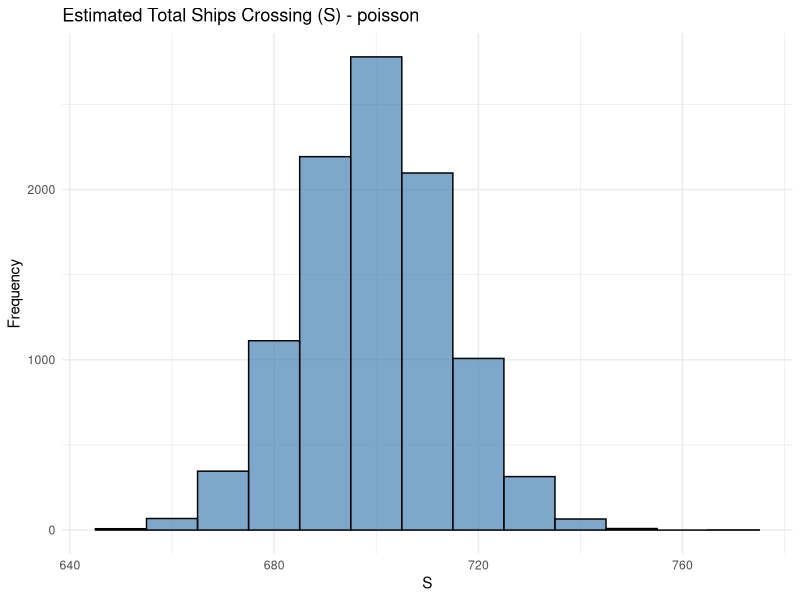
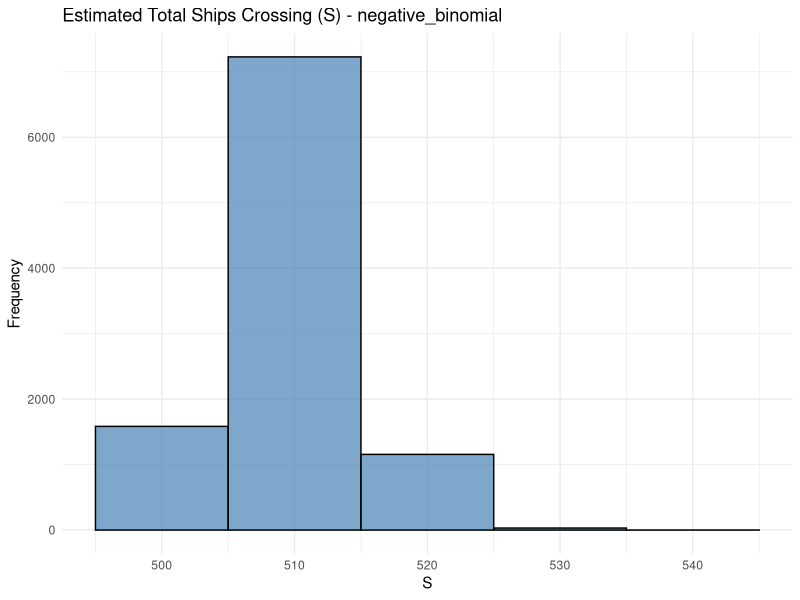

Source code (R) for these figures, in order:
# Load required library
library(tidyverse)

# Function to estimate S with confidence interval
estimate_S <- function(s1, dist = "poisson", lambda_s2 = NULL, size_s2 = NULL, prob_s2 = NULL, n_sim = 10000) {
  # Generate s2 based on the selected discrete distribution
  if (dist == "poisson") {
    if (is.null(lambda_s2)) stop("For Poisson distribution, lambda_s2 must be specified.")
    s2_samples <- rpois(n_sim, lambda_s2)
  } else if (dist == "negative_binomial") {
    if (is.null(size_s2) || is.null(prob_s2)) stop("For Negative Binomial, size_s2 and prob_s2 must be specified.")
    s2_samples <- rnbinom(n_sim, size = size_s2, prob = prob_s2)
  } else {
    stop("Invalid distribution choice. Use 'poisson' or 'negative_binomial'.")
  }
  
  # Compute total S for each simulation
  S_samples <- s1 + s2_samples
  
  # Estimate mean and 95% confidence interval
  S_estimate <- median(S_samples)
  CI <- quantile(S_samples, probs = c(0.025, 0.975))
  
  # Print results
  cat("Estimated S:", S_estimate, "\n")
  cat("95% Confidence Interval: (", CI[1], ",", CI[2], ")\n")
  
  # Plot histogram of S estimates
  ggplot(data.frame(S_samples), aes(x = S_samples)) +
    geom_histogram(binwidth = 10, fill = "steelblue", color = "black", alpha = 0.7) +
    labs(title = paste("Estimated Total Ships Crossing (S) -", dist), x = "S", y = "Frequency") +
    theme_minimal()
}

# Example usage:

## s1 is the know number of ships. It is added to the prior ones, s2, so that
## S = s1 + s2 for each sample. No likelihood in this, all prior.
## The estimate is the median of the samples,
## and the CI is the 25% and 75% percentiles.

# Poisson distribution
estimate_S(s1 = 500, dist = "poisson", lambda_s2 = 200)

# Negative Binomial distribution
estimate_S(s1 = 500, dist = "negative_binomial", size_s2 = 10, prob_s2 = 0.5)
